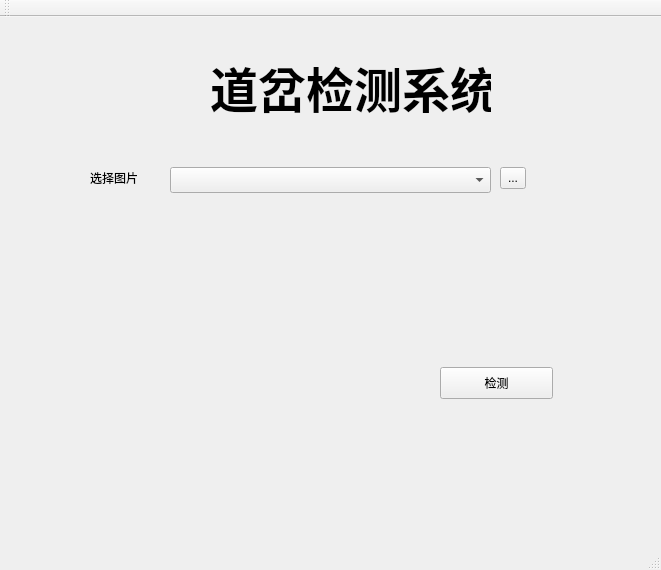
<?xml version="1.0" encoding="UTF-8"?>
<ui version="4.0">
 <class>TrackSwitch</class>
 <widget class="QMainWindow" name="TrackSwitch">
  <property name="geometry">
   <rect>
    <x>0</x>
    <y>0</y>
    <width>661</width>
    <height>570</height>
   </rect>
  </property>
  <property name="windowTitle">
   <string>TrackSwitch</string>
  </property>
  <widget class="QWidget" name="centralWidget">
   <widget class="QLabel" name="label">
    <property name="geometry">
     <rect>
      <x>90</x>
      <y>140</y>
      <width>60</width>
      <height>41</height>
     </rect>
    </property>
    <property name="text">
     <string>选择图片</string>
    </property>
   </widget>
   <widget class="QComboBox" name="comboBox">
    <property name="geometry">
     <rect>
      <x>170</x>
      <y>150</y>
      <width>321</width>
      <height>26</height>
     </rect>
    </property>
   </widget>
   <widget class="QToolButton" name="toolButton">
    <property name="geometry">
     <rect>
      <x>500</x>
      <y>150</y>
      <width>26</width>
      <height>22</height>
     </rect>
    </property>
    <property name="text">
     <string>...</string>
    </property>
   </widget>
   <widget class="QPushButton" name="pushButton">
    <property name="geometry">
     <rect>
      <x>440</x>
      <y>350</y>
      <width>113</width>
      <height>32</height>
     </rect>
    </property>
    <property name="text">
     <string>检测</string>
    </property>
   </widget>
   <widget class="QLabel" name="label_2">
    <property name="geometry">
     <rect>
      <x>210</x>
      <y>40</y>
      <width>281</width>
      <height>61</height>
     </rect>
    </property>
    <property name="font">
     <font>
      <family>Heiti SC</family>
      <pointsize>36</pointsize>
      <weight>75</weight>
      <bold>true</bold>
     </font>
    </property>
    <property name="text">
     <string>道岔检测系统</string>
    </property>
   </widget>
   <widget class="QLabel" name="label_3">
    <property name="geometry">
     <rect>
      <x>80</x>
      <y>240</y>
      <width>241</width>
      <height>241</height>
     </rect>
    </property>
    <property name="text">
     <string/>
    </property>
   </widget>
   <widget class="QLabel" name="label_4">
    <property name="geometry">
     <rect>
      <x>360</x>
      <y>210</y>
      <width>261</width>
      <height>111</height>
     </rect>
    </property>
    <property name="font">
     <font>
      <family>STFangsong</family>
      <pointsize>24</pointsize>
     </font>
    </property>
    <property name="text">
     <string/>
    </property>
   </widget>
  </widget>
  <widget class="QMenuBar" name="menuBar">
   <property name="geometry">
    <rect>
     <x>0</x>
     <y>0</y>
     <width>661</width>
     <height>22</height>
    </rect>
   </property>
  </widget>
  <widget class="QToolBar" name="mainToolBar">
   <attribute name="toolBarArea">
    <enum>TopToolBarArea</enum>
   </attribute>
   <attribute name="toolBarBreak">
    <bool>false</bool>
   </attribute>
  </widget>
  <widget class="QStatusBar" name="statusBar"/>
 </widget>
 <layoutdefault spacing="6" margin="11"/>
 <resources/>
 <connections/>
</ui>
